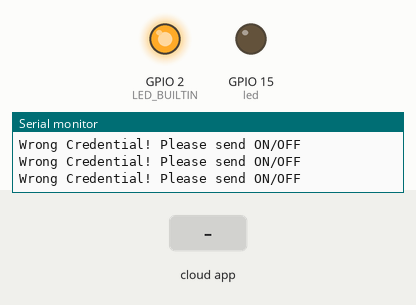
This sketch was run on a simulated ESP8266 (NodeMCU). Shown: output pins drawn as LEDs (lit = HIGH, except the on-board LED, lit = LOW), the last lines printed to the serial monitor. Inputs (shaded band) come from the test bench. WiFi joins after 1.5 s; servers stay silent unless stated; the Firebase database answers and starts empty.

Above: at 3.8 s.
3.9 s: the phone or cloud app sets LED_STATUS to ON
At 4.9 s:
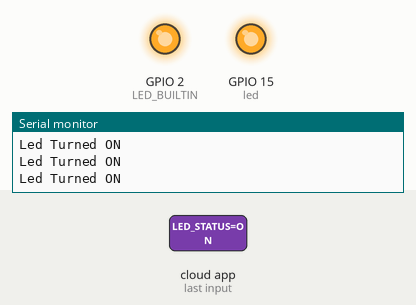
5.6 s: the phone or cloud app sets LED_STATUS to OFF
At 6.3 s:
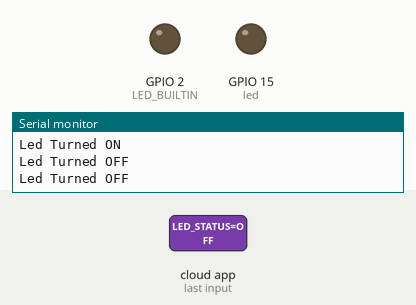
Timing chart, 0 to 8.6 s (numbered marks = the images above; inputs shaded):
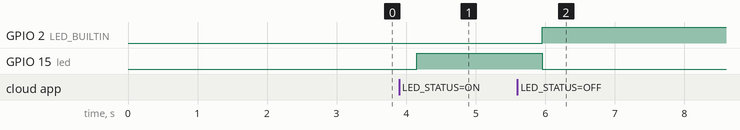

The sketch:

webborrowser_.ino
```cpp
#include <ESP8266WiFi.h>                                                // esp8266 library
#include <FirebaseArduino.h>                                             // firebase library
//#include <ArduinoJson.h>                                             // firebase library

#define FIREBASE_HOST "https://iotpro-58c44.firebaseio.com"                         // the project name address from firebase id
#define FIREBASE_AUTH "F4mMmNXp1CPYvJYX5KwtrLifqw6UvVO4fyCUKhoj"                    // the secret key generated from firebase
const char* ssid     = "NEWS";
const char* password = "1651120032";

String fireStatus = "";                                                     // led status received from firebase
int led = 15;                                                                   // for external led
void setup() {
  Serial.begin(9600);
  delay(1000);
  pinMode(LED_BUILTIN, OUTPUT);
  pinMode(led, OUTPUT);
  Serial.print("Connecting to ");
  Serial.println(ssid);
  WiFi.begin(ssid, password);
  while (WiFi.status() != WL_CONNECTED) {
    delay(500);
    Serial.print(".");
  }
  while (WiFi.status() != WL_CONNECTED) {
    Serial.print(".");
    delay(500);
  }
  Serial.println("");
  Serial.println("WiFi connected.");
  Serial.println("IP address: ");
  Serial.println(WiFi.localIP());                                                 //print local IP address
  Firebase.begin(FIREBASE_HOST, FIREBASE_AUTH);                                       // connect to firebase
  Firebase.setString("LED_STATUS", "OFF");                                          //send initial string of led status
}

void loop() {
  fireStatus = Firebase.getString("led1/LED_STATUS");                                      // get ld status input from firebase
  String led1 = Firebase.getString("led1/id");
  if (fireStatus == "ON") {                                                          // compare the input of led status received from firebase
    Serial.println("Led Turned ON");
    Serial.println(led1);
    digitalWrite(LED_BUILTIN, LOW);                                                  // make bultin led ON
    digitalWrite(led, HIGH);                                                         // make external led ON
  }
  else if (fireStatus == "OFF") {                                                  // compare the input of led status received from firebase
    Serial.println("Led Turned OFF");
    digitalWrite(LED_BUILTIN, HIGH);                                               // make bultin led OFF
    digitalWrite(led, LOW);                                                         // make external led OFF
  }
  else {
    Serial.println("Wrong Credential! Please send ON/OFF");
  }
}
```

Measured:
- after the input at 3.9 s, GPIO 15 (led): LOW → HIGH after 0.26 s
- after the input at 5.6 s, GPIO 2 (LED_BUILTIN): LOW → HIGH after 0.36 s; GPIO 15 (led): HIGH → LOW after 0.36 s
